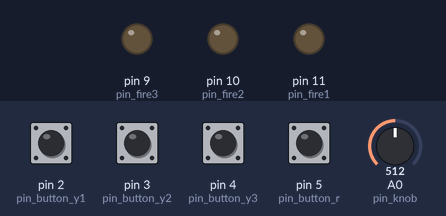
The sketch below on a simulated Arduino Uno, built with avr-gcc and run on an emulated ATmega328P. Shown: output pins drawn as LEDs (lit = HIGH). Dashed ring = blinking. The inputs (shaded band) are chosen by the test bench; at power-on: pin 2 (pin_button_y1), pin 3 (pin_button_y2), pin 4 (pin_button_y3), pin 5 (pin_button_r) HIGH, A0 (pin_knob) = 512.

Above: at 1.2 s.
1.3 s: pin 5 (pin_button_r) pulled LOW for 0.15 s
At 2.7 s:
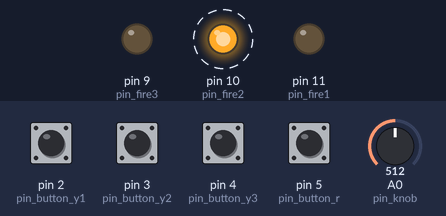
4.4 s: pin 2 (pin_button_y1) pulled LOW for 1 s
At 5.2 s:
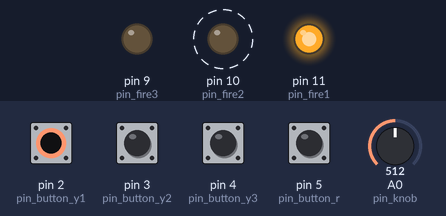
7.4 s: pin 3 (pin_button_y2) pulled LOW for 1 s
At 7.7 s:
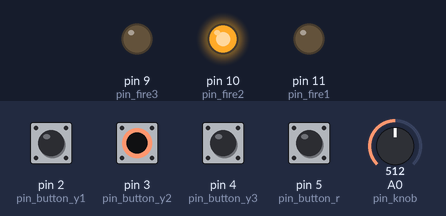
9.9 s: pin 5 (pin_button_r) pulled LOW for 1 s
At 10.3 s:
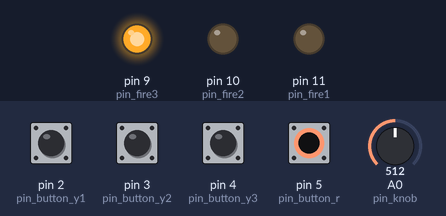
Timing chart, 0 to 14.9 s (numbered marks = the images above; inputs shaded):
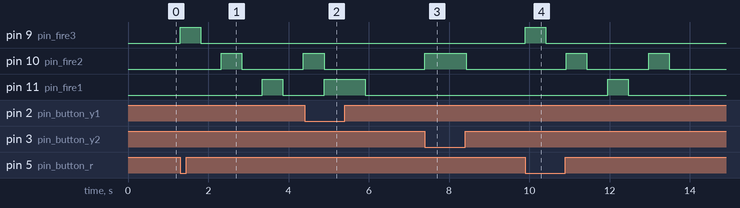

The sketch:

poof2.ino
```cpp
/*
 *
 * FIRECONTROL2000
 *
 * IDEAS:
 * - state machine for record, pause, play mode
 * - check knob value every time, speed up or slow down.
 * - always shoot fireballs when button is pressed regardless of mode
 * - start-stop record dumps you into playback
 * - need "fancy" compressed data structure for recording sequence - store (event, time).
 * -
 *
 *
 *
 */
const int pin_button_y1 = 2;
const int pin_button_y2 = 3;
const int pin_button_y3 = 4;

const int pin_button_r = 5;
const int pin_button_g = 6;
const int pin_button_b = 7;

const int pin_knob = 0;

const int pin_fire1 = 11;
const int pin_fire2 = 10;
const int pin_fire3 = 9;


void setup() {
  // put your setup code here, to run once:
  pinMode(pin_button_y1, INPUT_PULLUP);
  pinMode(pin_button_y2, INPUT_PULLUP);
  pinMode(pin_button_y3, INPUT_PULLUP);
  pinMode(pin_button_r, INPUT_PULLUP);
  pinMode(pin_button_g, INPUT_PULLUP);
  pinMode(pin_button_b, INPUT_PULLUP);

  pinMode(pin_fire1, OUTPUT);
  pinMode(pin_fire2, OUTPUT);
  pinMode(pin_fire3, OUTPUT);

}


void loop() {
  int val = analogRead(pin_knob);
  if (digitalRead(pin_button_y1) == LOW) {
    digitalWrite(pin_fire1, HIGH);
    delay(val);
    digitalWrite(pin_fire1, LOW);
  }

  if (digitalRead(pin_button_y2) == LOW) {
    digitalWrite(pin_fire2, HIGH);
    delay(val);
    digitalWrite(pin_fire2, LOW);
  }

  if (digitalRead(pin_button_y3) == LOW) {
    digitalWrite(pin_fire3, HIGH);
    delay(val);
    digitalWrite(pin_fire3, LOW);
  }


  if (digitalRead(pin_button_r) == LOW) {

    digitalWrite(pin_fire3, HIGH);
    delay(val);
    digitalWrite(pin_fire3, LOW);

    delay(val);

    digitalWrite(pin_fire2, HIGH);
    delay(val);
    digitalWrite(pin_fire2, LOW);

    delay(val);

    digitalWrite(pin_fire1, HIGH);
    delay(val);
    digitalWrite(pin_fire1, LOW);

    delay(val);

    digitalWrite(pin_fire2, HIGH);
    delay(val);
    digitalWrite(pin_fire2, LOW);

  }


}
```

Measured:
- after the input at 1.3 s, pin 9 (pin_fire3): LOW → HIGH at once, → LOW 0.51 s later; pin 10 (pin_fire2): LOW → HIGH after 1.0 s, → LOW 0.51 s later, → HIGH 1.5 s later; pin 11 (pin_fire1): LOW → HIGH after 2.0 s, → LOW 0.51 s later
- after the input at 4.4 s, pin 11 (pin_fire1): LOW → HIGH after 0.48 s, → LOW 1.0 s later
- after the input at 7.4 s, pin 10 (pin_fire2): LOW → HIGH at once, → LOW 1.0 s later
- after the input at 9.9 s, pin 9 (pin_fire3): LOW → HIGH at once, → LOW 0.51 s later; pin 10 (pin_fire2): alternates HIGH for 0.51 s and LOW for 1.5 s, starting after 1.0 s; pin 11 (pin_fire1): LOW → HIGH after 2.0 s, → LOW 0.51 s later
